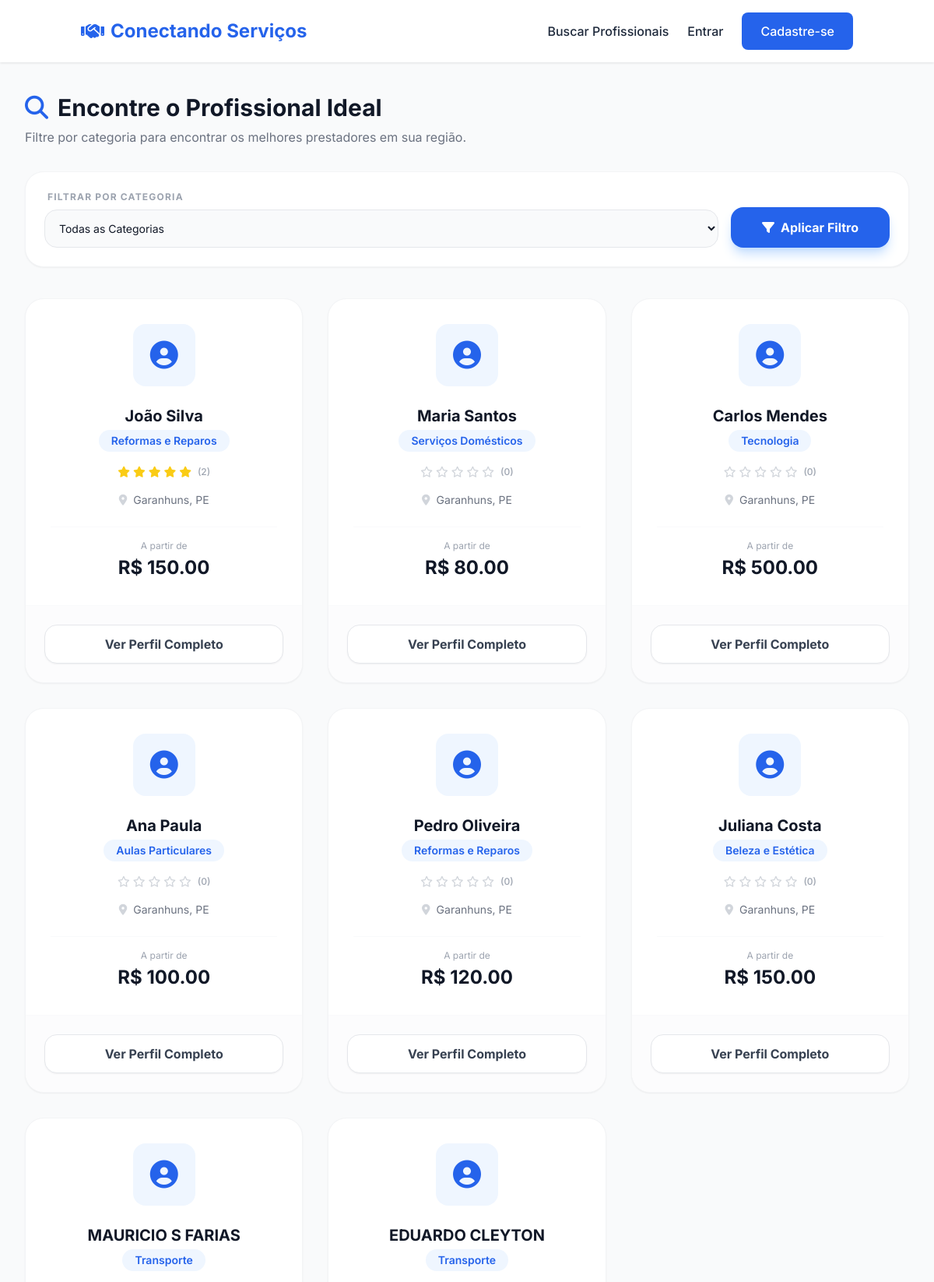
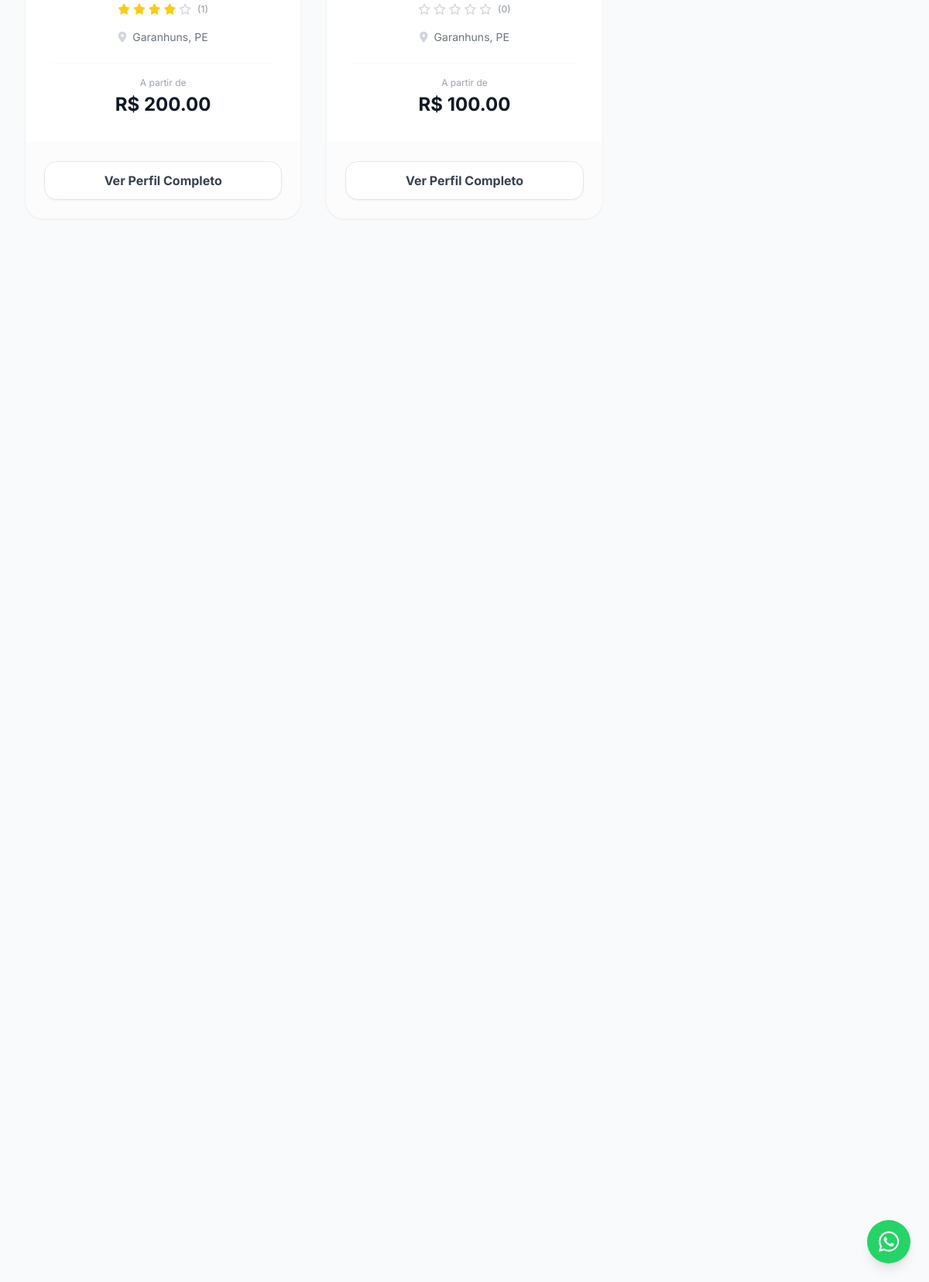
Screenshot of /search with the database file from the repository (2 pictures, top to bottom).
### models.py (models this page shows, shortened)
class Professional(db.Model):
    __tablename__ = "professionals"
    id = db.Column(db.Integer, primary_key=True)
    user_id = db.Column(db.Integer, db.ForeignKey("users.id"), unique=True, nullable=False)
    category_id = db.Column(db.Integer, db.ForeignKey("service_categories.id"))
    bio = db.Column(db.Text)
    experience_years = db.Column(db.Integer)
    starting_price = db.Column(db.Float)
    profile_photo = db.Column(db.String(255))
    portfolio_photos = db.Column(db.Text)                # JSON
    services_offered = db.Column(db.Text)                # JSON
    tags = db.Column(db.String(255))
    availability = db.Column(db.String(255))
    service_range = db.Column(db.String(255))
    verified = db.Column(db.Boolean, default=False)
    response_time = db.Column(db.String(50), default="24 horas (estimado)")
    created_at = db.Column(db.DateTime, default=datetime.utcnow)
    service_requests = db.relationship(
        "ServiceRequest",
        backref="professional",
        cascade="all, delete-orphan"
    )
    reviews = db.relationship(
        "Review",
        backref="professional",
        cascade="all, delete-orphan"
    )
    @property
    def average_rating(self):
        if not self.reviews or len(self.reviews) == 0:
            return 0.0
        try:
            total = sum(r.rating for r in self.reviews if r.rating is not None)
            count = len([r for r in self.reviews if r.rating is not None])
            return total / count if count > 0 else 0.0
        except:
            return 0.0
    @property
    def review_count(self):
        return len(self.reviews)

class User(db.Model, UserMixin):
    __tablename__ = 'users'
    id = db.Column(db.Integer, primary_key=True)
    name = db.Column(db.String(120), nullable=False)
    cpf = db.Column(db.String(14), unique=True, nullable=False)
    email = db.Column(db.String(120), unique=True, nullable=False)
    phone = db.Column(db.String(20))
    password_hash = db.Column(db.String(255), nullable=False)
    user_type = db.Column(db.String(20), default='client')  # client / professional
    profile_image = db.Column(db.Text)  # Base64
    cep = db.Column(db.String(9))
    address = db.Column(db.String(200))
    neighborhood = db.Column(db.String(120))
    city = db.Column(db.String(120))
    state = db.Column(db.String(2))
    created_at = db.Column(db.DateTime, default=datetime.utcnow)
    professional_profile = db.relationship(
        "Professional",
        backref="user",
        uselist=False,
        cascade="all, delete-orphan"
    )
    client_requests = db.relationship(
        "ServiceRequest",
        backref="client",
        foreign_keys="ServiceRequest.client_id",
        cascade="all, delete-orphan"
    )
    reviews_given = db.relationship(
        "Review",
        backref="client",
        foreign_keys="Review.client_id",
        cascade="all, delete-orphan"
    )
    notifications = db.relationship(
        "Notification",
        backref="user",
        lazy="dynamic",
        cascade="all, delete-orphan"
    )

class ServiceCategory(db.Model):
    __tablename__ = "service_categories"
    id = db.Column(db.Integer, primary_key=True)
    name = db.Column(db.String(140), unique=True, nullable=False)
    description = db.Column(db.Text)
    icon = db.Column(db.String(50))
    image = db.Column(db.Text)  # <-- FALTAVA! AGORA A IMAGEM É SALVA AQUI
    created_at = db.Column(db.DateTime, default=datetime.utcnow)
    professionals = db.relationship(
        "Professional",
        backref="category",
        cascade="all, delete-orphan"
    )

### app.py (the view)
@app.route('/search')
def search():
    name = (request.args.get('name') or '').strip()
    category_id = request.args.get('category', '')
    neighborhood = (request.args.get('neighborhood') or '').strip()
    min_price = (request.args.get('min_price') or '').strip()
    max_price = (request.args.get('max_price') or '').strip()
    query = Professional.query.join(User)
    if name:
        query = query.filter(User.name.ilike(f"%{name}%"))
    if category_id and category_id.isdigit():
        query = query.filter(Professional.category_id == int(category_id))
    if neighborhood:
        query = query.filter(User.neighborhood.ilike(f"%{neighborhood}%"))
    try:
        if min_price:
            query = query.filter(
                Professional.starting_price >= float(min_price))
        if max_price:
            query = query.filter(
                Professional.starting_price <= float(max_price))
    except ValueError:
        pass
    professionals = query.all()
    categories = ServiceCategory.query.order_by(ServiceCategory.name).all()
    return render_template('search.html', professionals=professionals, categories=categories)

### app.py (called while the page is built, shortened)
@app.context_processor
def inject_notifications():
    return dict(unread_notifications_count=0, recent_notifications=[])

### templates/search.html (shortened to what this page needs)
{% extends "base.html" %}
{% block extra_css %}
<script src="https://cdn.tailwindcss.com"></script>
{% endblock %}
{% block content %}
<div class="bg-gray-50 min-h-screen py-10">
    <div class="max-w-7xl mx-auto px-4 sm:px-6 lg:px-8">
        <div class="mb-8 text-center md:text-left">
            <h2 class="text-3xl font-bold text-gray-900 flex items-center justify-center md:justify-start gap-3">
                <i class="fas fa-search text-blue-600"></i> Encontre o Profissional Ideal
            </h2>
            <p class="text-gray-500 mt-2">Filtre por categoria para encontrar os melhores prestadores em sua região.</p>
        </div>
        <div class="bg-white rounded-3xl p-6 shadow-sm border border-gray-100 mb-10">
            <form action="{{ url_for('search') }}" method="get">
                <div class="flex flex-col md:flex-row items-end gap-4">
                    <div class="w-full md:flex-1">
                        <label class="block text-xs font-bold text-gray-400 uppercase tracking-widest mb-2 px-1">Filtrar por Categoria</label>
                        <select name="category" class="w-full bg-gray-50 border border-gray-200 text-gray-900 text-sm rounded-2xl focus:ring-blue-500 focus:border-blue-500 block p-3.5 outline-none transition">
                            <option value="">Todas as Categorias</option>
                        </select>
                    </div>
                    <div class="w-full md:w-auto">
                        <button type="submit" class="w-full md:w-auto bg-blue-600 hover:bg-blue-700 text-white font-bold py-3.5 px-10 rounded-2xl shadow-lg shadow-blue-200 transition duration-300 flex items-center justify-center gap-2">
                            <i class="fas fa-filter"></i> Aplicar Filtro
                        </button>
                    </div>
                </div>
            </form>
        </div>
        {% if professionals %}
            <div class="grid grid-cols-1 sm:grid-cols-2 lg:grid-cols-3 gap-8">
                {% for prof in professionals %}
                <div class="bg-white rounded-3xl shadow-sm border border-gray-100 overflow-hidden flex flex-col transition duration-300 hover:shadow-xl hover:-translate-y-1">
                    <div class="p-8 text-center flex-1">
                        <div class="w-20 h-20 bg-blue-50 text-blue-600 rounded-2xl flex items-center justify-center text-4xl mx-auto mb-6">
                            <i class="fas fa-user-circle"></i>
                        </div>
                        <h5 class="text-xl font-bold text-gray-900 mb-1">{{ prof.user.name }}</h5>
                        <p class="text-blue-600 font-semibold text-sm mb-4 bg-blue-50 inline-block px-4 py-1 rounded-full">
                            {{ prof.category.name }}
                        </p>
                        <div class="flex items-center justify-center gap-1 mb-4">
                            {% for i in range(5) %}
                                {% if i < prof.average_rating %}
                                    <i class="fas fa-star text-yellow-400 text-sm"></i>
                                {% else %}
                                    <i class="far fa-star text-gray-300 text-sm"></i>
                                {% endif %}
                            {% endfor %}
                            <span class="text-gray-400 text-xs font-medium ml-1">({{ prof.review_count }})</span>
                        </div>
                        <p class="text-gray-500 text-sm flex items-center justify-center gap-2 mb-6">
                            <i class="fas fa-map-marker-alt text-gray-300"></i>{{ prof.user.city }}, {{ prof.user.state }}
                        </p>
                        {% if prof.starting_price %}
                            <div class="border-t border-gray-50 pt-4">
                                <span class="text-gray-400 text-xs block mb-1">A partir de</span>
                                <span class="text-2xl font-bold text-gray-900">R$ {{ "%.2f"|format(prof.starting_price | default(0)) }}</span>
                            </div>
                        {% endif %}
                    </div>
                    <div class="p-6 bg-gray-50/50 border-t border-gray-50">
                        <a href="{{ url_for('professional_profile', professional_id=prof.id) }}" class="block w-full text-center bg-white border border-gray-200 hover:border-blue-600 hover:text-blue-600 text-gray-700 font-bold py-3 rounded-2xl transition duration-300 shadow-sm">
                            Ver Perfil Completo
                        </a>
                    </div>
                </div>
                {% endfor %}
            </div>
        {% endif %}
    </div>
</div>
{% endblock %}

### static/css/style.css (style rules this page uses)
:root { --primary-color: #2563eb; --primary-dark: #1d4ed8; --secondary-color: #64748b; --success-color: #10b981; --danger-color: #ef4444; --warning-color: #f59e0b; --bg-light: #f8fafc; --text-dark: #1e293b; --text-muted: #64748b; --border-color: #e2e8f0; }
* { margin: 0; padding: 0; box-sizing: border-box; }
body { font-family: 'Inter', -apple-system, BlinkMacSystemFont, 'Segoe UI', sans-serif; color: var(--text-dark); line-height: 1.6; }

### rows the page displays
Professional: user.name "João Silva", category.name "Reformas e Reparos", review_count "2", user.city "Garanhuns", user.state "PE", starting_price "150.00"
Professional: user.name "Maria Santos", category.name "Serviços Domésticos", review_count "0", user.city "Garanhuns", user.state "PE", starting_price "80.00"
Professional: user.name "Carlos Mendes", category.name "Tecnologia", review_count "0", user.city "Garanhuns", user.state "PE", starting_price "500.00"
Professional: user.name "Ana Paula", category.name "Aulas Particulares", review_count "0", user.city "Garanhuns", user.state "PE", starting_price "100.00"
Professional: user.name "Pedro Oliveira", category.name "Reformas e Reparos", review_count "0", user.city "Garanhuns", user.state "PE", starting_price "120.00"
Professional: user.name "Juliana Costa", category.name "Beleza e Estética", review_count "0", user.city "Garanhuns", user.state "PE", starting_price "150.00"
Professional: user.name "MAURICIO S FARIAS", category.name "Transporte", review_count "1", user.city "Garanhuns", user.state "PE", starting_price "200.00"
Professional: user.name "EDUARDO CLEYTON", category.name "Transporte", review_count "0", user.city "Garanhuns", user.state "PE", starting_price "100.00"
